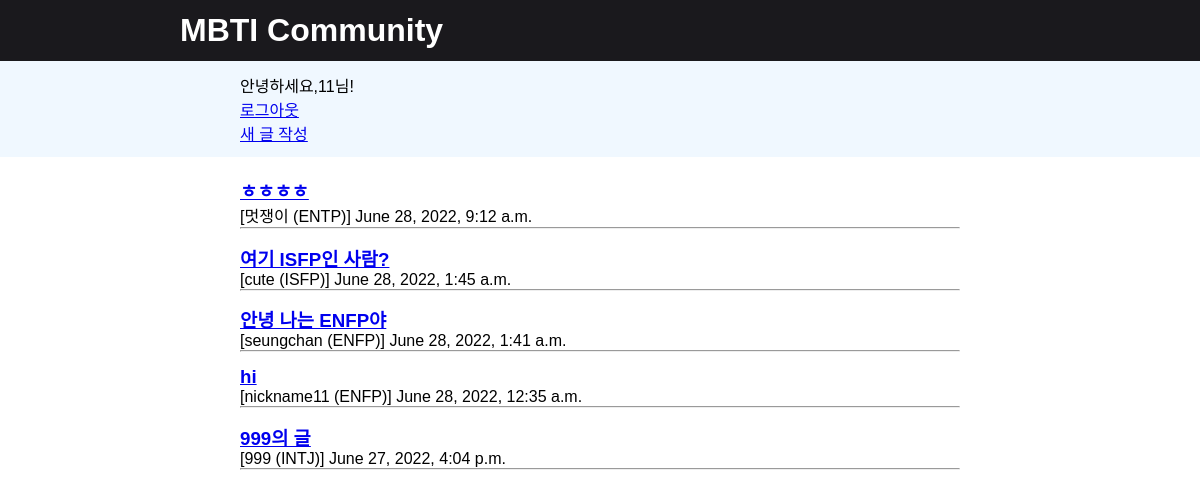
The app's page /home/ (signed in) with its own data.
### accounts/models.py (models this page shows)
class myUser(AbstractUser):
    nickname = models.CharField(max_length = 200)
    mbti = models.CharField(max_length = 15)

### blogapp/models.py (models this page shows, shortened)
class Blog(models.Model): #models안의Model을 상속해야함
    title = models.CharField(max_length=200)  #뒤에 어떤타입인지도 명시
    body = models.TextField()
    date = models.DateTimeField(auto_now_add=True) #자동으로 지금시간 추가하겠다는 말
    writer = models.ForeignKey(myUser, null= True, on_delete = models.CASCADE)  #

### blogapp/views.py (the view)
# urls.py: 2. Add a URL to urlpatterns:  path('', views.home, name='home')
def home(request):
    posts = Blog.objects.filter().order_by('-date')
    return render(request,'index.html',{'posts':posts})

### blogapp/templates/index.html (shortened to what this page needs)
<h1 class="title">MBTI Community</h1>
<div class="bluebox">
   {% if user.is_authenticated %}
   <div class="menus">
      안녕하세요,{{ user.username }}님!
      <a href="{% url 'logout' %}">로그아웃</a>
      <a  href="{% url 'formcreate' %}">새 글 작성</a>
   </div>
   {% else%}
   <div class="menus">
      아직 로그인이 되지 않았어요..
      <a href="{% url 'login' %}">로그인</a>
      <a href="{% url 'signup' %}">회원가입</a>
   </div>
   {% endif %}
</div>
{% if user.is_authenticated %}
<div class="box">
{% for post in posts %}
<div class="posts">
   <h3><a href="{% url 'detail' post.id %}">{{ post.title }}<a></h3>
   <p>[{{ post.writer.nickname }} ({{post.writer.mbti}})] {{ post.date }}</p>
   <hr>
</div>
{% endfor %}
</div>
{% endif %}

### blogapp/templates/index.html (style rules this page uses)
* { font-family: 'Noto Sans KR', sans-serif; margin: 0; padding: 0; }
.title { background-color: rgb(26, 25, 29); color: white; padding: 1%; padding-left: 15%; }
.bluebox { background-color: aliceblue; padding: 1%; padding-left: 20%; }
.menus { display: flex; flex-direction: column; justify-content: space-between; }
.box { padding: 1%; padding-left: 20%; padding-right: 20%; }
.posts { padding-top: 1%; padding-bottom: 1%; }

### records on screen
myUser: username "11"
Blog: title "ㅎㅎㅎㅎ", writer.nickname "멋쟁이", writer.mbti "ENTP", date "June 28, 2022, 9:12 a.m."
Blog: title "여기 ISFP인 사람?", writer.nickname "cute", writer.mbti "ISFP", date "June 28, 2022, 1:45 a.m."
Blog: title "안녕 나는 ENFP야", writer.nickname "seungchan", writer.mbti "ENFP", date "June 28, 2022, 1:41 a.m."
Blog: title "hi", writer.nickname "nickname11", writer.mbti "ENFP", date "June 28, 2022, 12:35 a.m."
Blog: title "999의 글", writer.nickname "999", writer.mbti "INTJ", date "June 27, 2022, 4:04 p.m."
